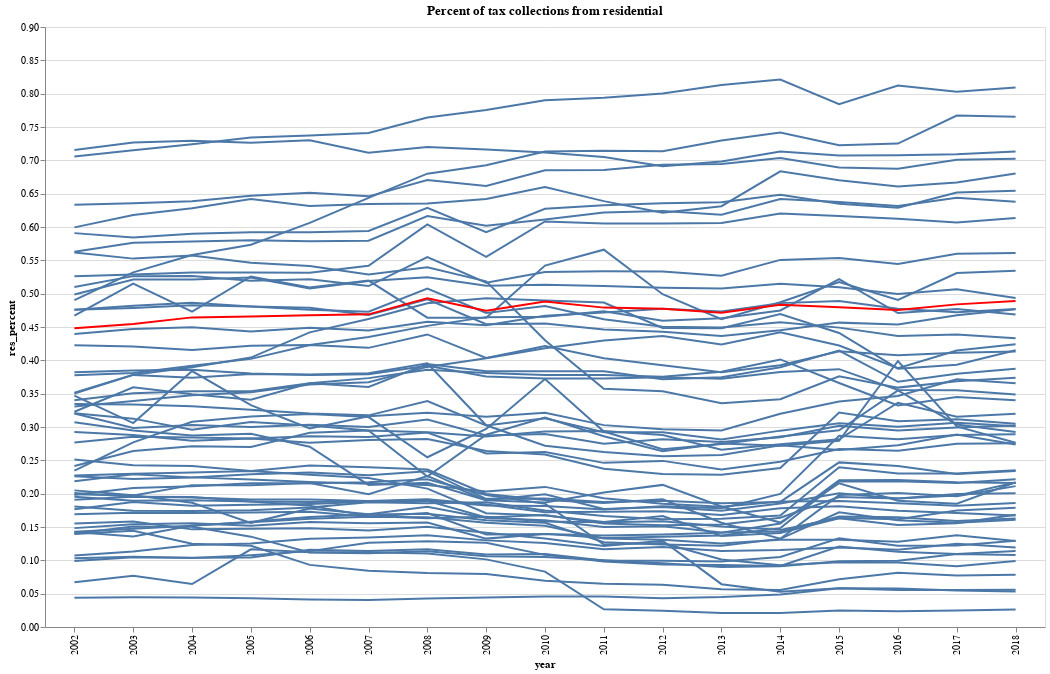

The notebook cell saved with this chart:
### Code cell
y_scale = alt.Scale(domain=[0, 0.03])

data = df
# data = df[df['County'].isin(['Missoula'])]

counties = alt.Chart(data).mark_line().encode(
    x='year:O',
    y=alt.Y('res_percent'),
    detail='County',
    tooltip=['County'],
).properties(
    width=1000,
    height=600,
    title='Percent of tax collections from residential'
)

mt = alt.Chart(montana).mark_line(
    color='red',
    width=2
).encode(
    x='year:O',
    y=alt.Y('res_percent'),
    tooltip=['res_percent'],
)

counties + mt

### Figure 1 — Vega-Lite specification as saved in the notebook (floating-point values rounded to 4 significant figures; data arrays with more than 128 entries replaced by an {"elided": "..."} marker saying what was removed)
{"$schema": "https://vega.github.io/schema/vega-lite/v3.4.0.json", "config": {"background": "white", "mark": {"tooltip": null}, "view": {"height": 300, "width": 400}}, "datasets": {"data-9d1aa8ac24cd58c23bc01617240f8334": {"elided": "952 records"}, "data-cdfccd936c784fc99f6dc6b166f9f4db": [{"res_percent": 0.4481, "residential_taxes": 360100000.0, "total_taxes": 803600000.0, "year": 2002}, {"res_percent": 0.4545, "residential_taxes": 384500000.0, "total_taxes": 846000000.0, "year": 2003}, {"res_percent": 0.4644, "residential_taxes": 420500000.0, "total_taxes": 905400000.0, "year": 2004}, {"res_percent": 0.4656, "residential_taxes": 450800000.0, "total_taxes": 968300000.0, "year": 2005}, {"res_percent": 0.4676, "residential_taxes": 476700000.0, "total_taxes": 1019000000.0, "year": 2006}, {"res_percent": 0.469, "residential_taxes": 506700000.0, "total_taxes": 1080000000.0, "year": 2007}, {"res_percent": 0.4931, "residential_taxes": 565800000.0, "total_taxes": 1147000000.0, "year": 2008}, {"res_percent": 0.4745, "residential_taxes": 558200000.0, "total_taxes": 1176000000.0, "year": 2009}, {"res_percent": 0.4881, "residential_taxes": 599800000.0, "total_taxes": 1229000000.0, "year": 2010}, {"res_percent": 0.4791, "residential_taxes": 612900000.0, "total_taxes": 1279000000.0, "year": 2011}, {"res_percent": 0.4773, "residential_taxes": 633200000.0, "total_taxes": 1327000000.0, "year": 2012}, {"res_percent": 0.4715, "residential_taxes": 649100000.0, "total_taxes": 1377000000.0, "year": 2013}, {"res_percent": 0.4835, "residential_taxes": 677500000.0, "total_taxes": 1401000000.0, "year": 2014}, {"res_percent": 0.4798, "residential_taxes": 704500000.0, "total_taxes": 1468000000.0, "year": 2015}, {"res_percent": 0.4755, "residential_taxes": 713000000.0, "total_taxes": 1500000000.0, "year": 2016}, {"res_percent": 0.4839, "residential_taxes": 815200000.0, "total_taxes": 1685000000.0, "year": 2017}, {"res_percent": 0.4889, "residential_taxes": 856500000.0, "total_taxes": 1752000000.0, "year": 2018}]}, "layer": [{"data": {"name": "data-9d1aa8ac24cd58c23bc01617240f8334"}, "encoding": {"detail": {"field": "County", "type": "nominal"}, "tooltip": [{"field": "County", "type": "nominal"}], "x": {"field": "year", "type": "ordinal"}, "y": {"field": "res_percent", "type": "quantitative"}}, "height": 600, "mark": "line", "title": "Percent of tax collections from residential", "width": 1000}, {"data": {"name": "data-cdfccd936c784fc99f6dc6b166f9f4db"}, "encoding": {"tooltip": [{"field": "res_percent", "type": "quantitative"}], "x": {"field": "year", "type": "ordinal"}, "y": {"field": "res_percent", "type": "quantitative"}}, "mark": {"color": "red", "type": "line", "width": 2}}]}
